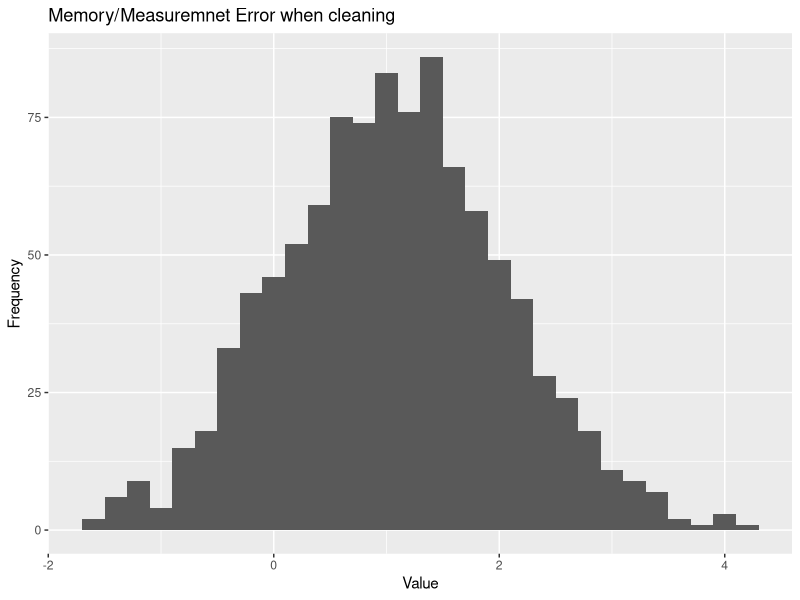
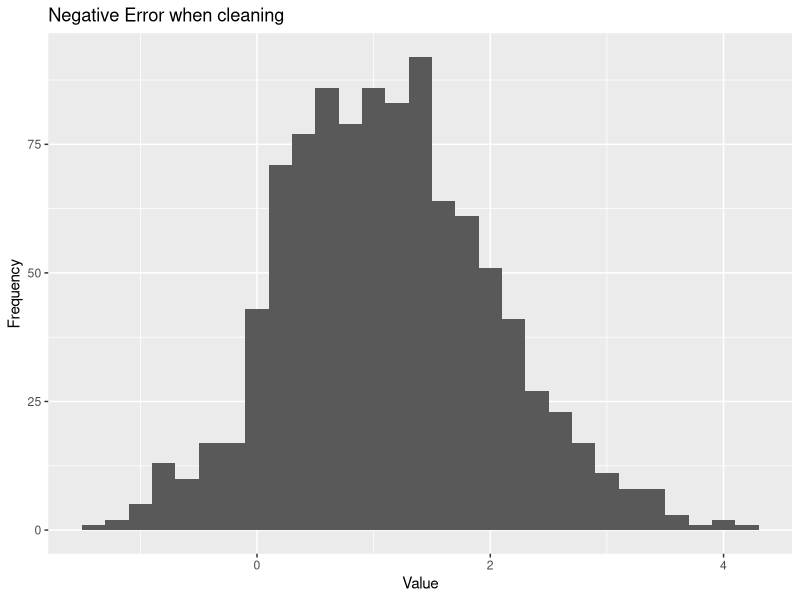
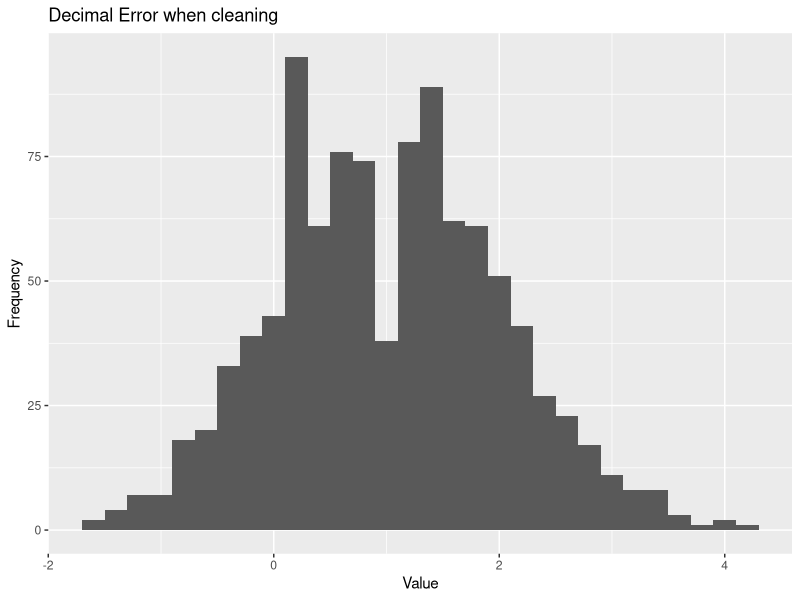
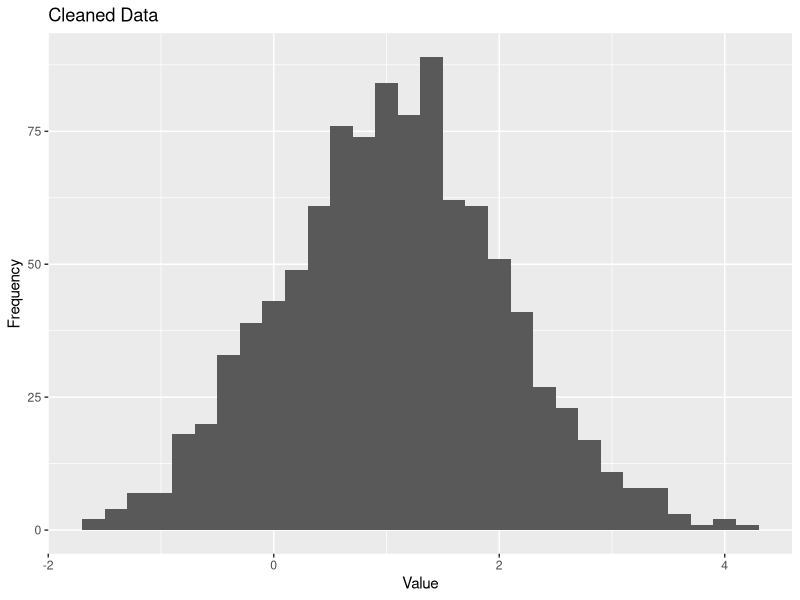

Reproduce these figures in R, in order.
## ---- chunk 1
#| echo: false
#| warning: false
#| label: tbl-trueData
#| tbl-cap: The Raw Data

library(tidyverse)
library(ggplot2)
library(knitr)
library(dplyr)

## The initial data
data <- rnorm(1000, mean = 1, sd = 1)

set.seed(853)
head(data) |> kable()
## ---- chunk 2
#| echo: false
#| warning: false
#| label: fig-memory
#| fig-cap: Memory/Measuremnet Error when cleaning

mem_err <- data
mem_err[900:1000] <- data[0:100]
# This is just to check if the last digits are all different
check = (tail(mem_err) == tail(data))

print(mean(mem_err))

mem_err <- data.frame(x = mem_err)
ggplot(mem_err, aes(x = x)) +
  geom_histogram(binwidth = 0.2) +
  labs(title = "Memory/Measuremnet Error when cleaning",
       x = "Value",
       y = "Frequency")
## ---- chunk 3
#| echo: false
#| warning: false
#| label: fig-neg
#| fig-cap: Handleing Negative Error when cleaning
#| 
neg_data <- data
neg_indices <- which(neg_data < 0)

# Select the first half of these indices
neg_indices <- neg_indices[1:(length(neg_indices) %/% 2)]

# Change half of the negative draws to be positive
neg_data[neg_indices] <- abs(neg_data[neg_indices])

print(mean(neg_data))

neg_data <- data.frame(x = neg_data)
ggplot(neg_data, aes(x = x)) +
  geom_histogram(binwidth = 0.2) +
  labs(title = "Negative Error when cleaning",
       x = "Value",
       y = "Frequency")

## ---- chunk 4
#| echo: false
#| warning: false
#| label: fig-deci
#| fig-cap: Decimal Error when cleaning

deci_data <- data
deci_indices <- which(data >= 1 & data <= 1.1)
deci_data[deci_indices] <- deci_data[deci_indices] / 10

print(mean(deci_data))

deci_data <- data.frame(x = deci_data)
ggplot(deci_data, aes(x = x)) +
  geom_histogram(binwidth = 0.2) +
  labs(title = "Decimal Error when cleaning",
       x = "Value",
       y = "Frequency")

## ---- chunk 5
#| echo: false
#| warning: false
#| label: fig-clean
#| fig-cap: The Distirbution for Raw data

cleaned_data <- data.frame(x = data)
ggplot(cleaned_data, aes(x = x)) +
  geom_histogram(binwidth = 0.2) +
  labs(title = "Cleaned Data",
       x = "Value",
       y = "Frequency")
print(mean(data))
